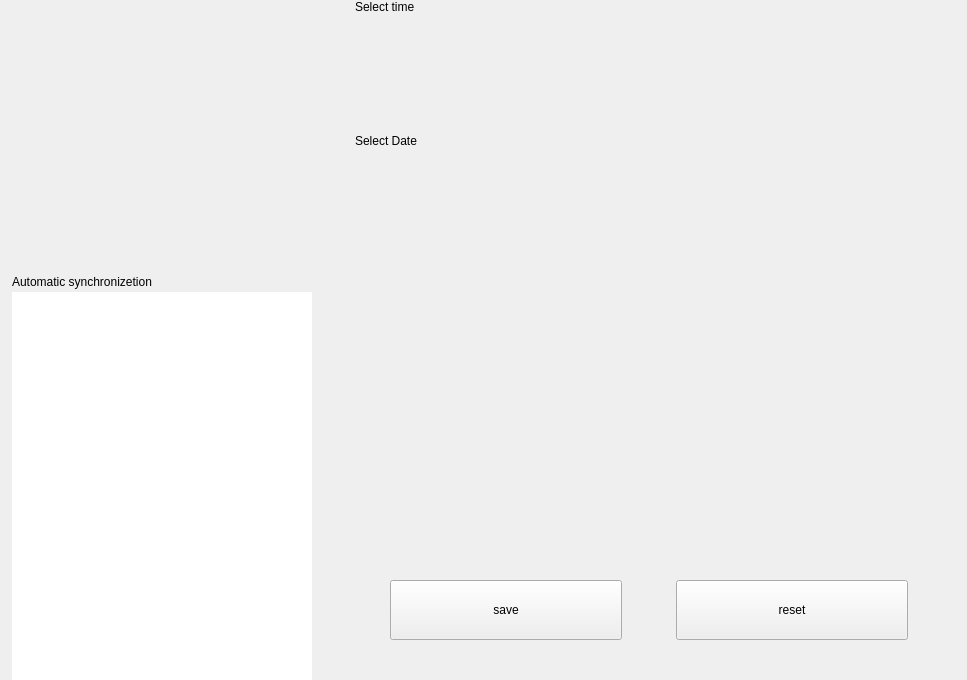
<?xml version="1.0" encoding="UTF-8"?>
<ui version="4.0">
 <class>KiranTimeDateWidget</class>
 <widget class="QWidget" name="KiranTimeDateWidget">
  <property name="geometry">
   <rect>
    <x>0</x>
    <y>0</y>
    <width>967</width>
    <height>680</height>
   </rect>
  </property>
  <property name="windowTitle">
   <string>KiranTimeDateWidget</string>
  </property>
  <property name="styleSheet">
   <string notr="true"/>
  </property>
  <layout class="QHBoxLayout" name="horizontalLayout_2">
   <property name="spacing">
    <number>1</number>
   </property>
   <property name="leftMargin">
    <number>0</number>
   </property>
   <property name="topMargin">
    <number>0</number>
   </property>
   <property name="rightMargin">
    <number>0</number>
   </property>
   <property name="bottomMargin">
    <number>0</number>
   </property>
   <item>
    <widget class="QWidget" name="siderbar" native="true">
     <property name="sizePolicy">
      <sizepolicy hsizetype="Fixed" vsizetype="Preferred">
       <horstretch>0</horstretch>
       <verstretch>0</verstretch>
      </sizepolicy>
     </property>
     <property name="minimumSize">
      <size>
       <width>330</width>
       <height>0</height>
      </size>
     </property>
     <property name="maximumSize">
      <size>
       <width>330</width>
       <height>16777215</height>
      </size>
     </property>
     <property name="styleSheet">
      <string notr="true"/>
     </property>
     <layout class="QVBoxLayout" name="verticalLayout">
      <property name="spacing">
       <number>0</number>
      </property>
      <property name="leftMargin">
       <number>12</number>
      </property>
      <property name="topMargin">
       <number>40</number>
      </property>
      <property name="rightMargin">
       <number>22</number>
      </property>
      <property name="bottomMargin">
       <number>0</number>
      </property>
      <item alignment="Qt::AlignHCenter">
       <widget class="KiranClock" name="clock" native="true">
        <property name="sizePolicy">
         <sizepolicy hsizetype="Fixed" vsizetype="Fixed">
          <horstretch>0</horstretch>
          <verstretch>0</verstretch>
         </sizepolicy>
        </property>
        <property name="minimumSize">
         <size>
          <width>180</width>
          <height>180</height>
         </size>
        </property>
        <property name="maximumSize">
         <size>
          <width>180</width>
          <height>180</height>
         </size>
        </property>
        <property name="styleSheet">
         <string notr="true"/>
        </property>
       </widget>
      </item>
      <item alignment="Qt::AlignHCenter">
       <widget class="QLabel" name="label_utc">
        <property name="sizePolicy">
         <sizepolicy hsizetype="Preferred" vsizetype="Minimum">
          <horstretch>0</horstretch>
          <verstretch>0</verstretch>
         </sizepolicy>
        </property>
        <property name="styleSheet">
         <string notr="true"/>
        </property>
        <property name="text">
         <string/>
        </property>
       </widget>
      </item>
      <item alignment="Qt::AlignHCenter">
       <widget class="QLabel" name="label_dateTime">
        <property name="sizePolicy">
         <sizepolicy hsizetype="Preferred" vsizetype="Minimum">
          <horstretch>0</horstretch>
          <verstretch>0</verstretch>
         </sizepolicy>
        </property>
        <property name="styleSheet">
         <string notr="true"/>
        </property>
        <property name="text">
         <string/>
        </property>
       </widget>
      </item>
      <item>
       <widget class="QWidget" name="widget_autoSync" native="true">
        <layout class="QHBoxLayout" name="layout_sync">
         <property name="spacing">
          <number>0</number>
         </property>
         <property name="leftMargin">
          <number>0</number>
         </property>
         <property name="topMargin">
          <number>24</number>
         </property>
         <property name="rightMargin">
          <number>0</number>
         </property>
         <property name="bottomMargin">
          <number>0</number>
         </property>
         <item>
          <widget class="QLabel" name="label_autoSync">
           <property name="styleSheet">
            <string notr="true"/>
           </property>
           <property name="text">
            <string>Automatic synchronizetion</string>
           </property>
          </widget>
         </item>
         <item>
          <spacer name="horizontalSpacer">
           <property name="orientation">
            <enum>Qt::Horizontal</enum>
           </property>
           <property name="sizeHint" stdset="0">
            <size>
             <width>40</width>
             <height>20</height>
            </size>
           </property>
          </spacer>
         </item>
        </layout>
       </widget>
      </item>
      <item alignment="Qt::AlignHCenter">
       <widget class="KiranSidebarWidget" name="tabList">
        <property name="sizePolicy">
         <sizepolicy hsizetype="MinimumExpanding" vsizetype="Expanding">
          <horstretch>0</horstretch>
          <verstretch>0</verstretch>
         </sizepolicy>
        </property>
        <property name="minimumSize">
         <size>
          <width>300</width>
          <height>300</height>
         </size>
        </property>
        <property name="maximumSize">
         <size>
          <width>300</width>
          <height>16777215</height>
         </size>
        </property>
        <property name="styleSheet">
         <string notr="true"/>
        </property>
        <property name="frameShape">
         <enum>QFrame::NoFrame</enum>
        </property>
        <property name="frameShadow">
         <enum>QFrame::Plain</enum>
        </property>
        <property name="autoScrollMargin">
         <number>16</number>
        </property>
        <property name="spacing">
         <number>12</number>
        </property>
       </widget>
      </item>
     </layout>
    </widget>
   </item>
   <item>
    <widget class="QWidget" name="widget_2" native="true">
     <layout class="QVBoxLayout" name="verticalLayout_2">
      <property name="spacing">
       <number>20</number>
      </property>
      <property name="leftMargin">
       <number>0</number>
      </property>
      <property name="topMargin">
       <number>0</number>
      </property>
      <property name="rightMargin">
       <number>0</number>
      </property>
      <property name="bottomMargin">
       <number>40</number>
      </property>
      <item>
       <widget class="QStackedWidget" name="stack">
        <property name="currentIndex">
         <number>1</number>
        </property>
        <widget class="QWidget" name="widget_timeZone">
         <property name="sizePolicy">
          <sizepolicy hsizetype="Preferred" vsizetype="Expanding">
           <horstretch>0</horstretch>
           <verstretch>0</verstretch>
          </sizepolicy>
         </property>
         <property name="styleSheet">
          <string notr="true"/>
         </property>
         <layout class="QVBoxLayout" name="verticalLayout_3" stretch="0,0">
          <property name="spacing">
           <number>0</number>
          </property>
          <property name="leftMargin">
           <number>24</number>
          </property>
          <property name="topMargin">
           <number>0</number>
          </property>
          <property name="rightMargin">
           <number>34</number>
          </property>
          <property name="bottomMargin">
           <number>2</number>
          </property>
          <item>
           <widget class="QLabel" name="label_timeZone">
            <property name="sizePolicy">
             <sizepolicy hsizetype="Preferred" vsizetype="Fixed">
              <horstretch>0</horstretch>
              <verstretch>0</verstretch>
             </sizepolicy>
            </property>
            <property name="styleSheet">
             <string notr="true"/>
            </property>
            <property name="text">
             <string>Select Time Zone</string>
            </property>
           </widget>
          </item>
          <item alignment="Qt::AlignTop">
           <widget class="KiranTimeZone" name="timezone" native="true">
            <property name="sizePolicy">
             <sizepolicy hsizetype="Preferred" vsizetype="Expanding">
              <horstretch>0</horstretch>
              <verstretch>0</verstretch>
             </sizepolicy>
            </property>
            <property name="autoFillBackground">
             <bool>false</bool>
            </property>
            <property name="styleSheet">
             <string notr="true"/>
            </property>
           </widget>
          </item>
         </layout>
        </widget>
        <widget class="QWidget" name="widget_time">
         <layout class="QVBoxLayout" name="verticalLayout_4">
          <property name="spacing">
           <number>0</number>
          </property>
          <property name="leftMargin">
           <number>24</number>
          </property>
          <property name="topMargin">
           <number>0</number>
          </property>
          <property name="rightMargin">
           <number>24</number>
          </property>
          <property name="bottomMargin">
           <number>0</number>
          </property>
          <item>
           <widget class="QLabel" name="label_setTime">
            <property name="styleSheet">
             <string notr="true"/>
            </property>
            <property name="text">
             <string>Select time</string>
            </property>
           </widget>
          </item>
          <item>
           <widget class="KiranTimePickerWidget" name="widget_setTime" native="true">
            <property name="sizePolicy">
             <sizepolicy hsizetype="Expanding" vsizetype="Fixed">
              <horstretch>0</horstretch>
              <verstretch>0</verstretch>
             </sizepolicy>
            </property>
            <property name="minimumSize">
             <size>
              <width>0</width>
              <height>120</height>
             </size>
            </property>
            <property name="maximumSize">
             <size>
              <width>16777215</width>
              <height>120</height>
             </size>
            </property>
           </widget>
          </item>
          <item>
           <widget class="QLabel" name="label_setDate">
            <property name="text">
             <string>Select Date</string>
            </property>
           </widget>
          </item>
          <item>
           <widget class="KiranDatePickerWidget" name="widget_setDate" native="true"/>
          </item>
          <item>
           <spacer name="verticalSpacer_2">
            <property name="orientation">
             <enum>Qt::Vertical</enum>
            </property>
            <property name="sizeHint" stdset="0">
             <size>
              <width>20</width>
              <height>40</height>
             </size>
            </property>
           </spacer>
          </item>
         </layout>
        </widget>
       </widget>
      </item>
      <item>
       <layout class="QHBoxLayout" name="horizontalLayout" stretch="5,0,2,0,5">
        <property name="spacing">
         <number>30</number>
        </property>
        <property name="leftMargin">
         <number>0</number>
        </property>
        <property name="rightMargin">
         <number>0</number>
        </property>
        <property name="bottomMargin">
         <number>0</number>
        </property>
        <item>
         <spacer name="horizontalSpacer_5">
          <property name="orientation">
           <enum>Qt::Horizontal</enum>
          </property>
          <property name="sizeHint" stdset="0">
           <size>
            <width>10</width>
            <height>20</height>
           </size>
          </property>
         </spacer>
        </item>
        <item>
         <widget class="QPushButton" name="btn_save">
          <property name="sizePolicy">
           <sizepolicy hsizetype="Fixed" vsizetype="Fixed">
            <horstretch>0</horstretch>
            <verstretch>0</verstretch>
           </sizepolicy>
          </property>
          <property name="minimumSize">
           <size>
            <width>232</width>
            <height>60</height>
           </size>
          </property>
          <property name="maximumSize">
           <size>
            <width>232</width>
            <height>60</height>
           </size>
          </property>
          <property name="styleSheet">
           <string notr="true"/>
          </property>
          <property name="text">
           <string>save</string>
          </property>
         </widget>
        </item>
        <item>
         <spacer name="horizontalSpacer_2">
          <property name="orientation">
           <enum>Qt::Horizontal</enum>
          </property>
          <property name="sizeHint" stdset="0">
           <size>
            <width>10</width>
            <height>20</height>
           </size>
          </property>
         </spacer>
        </item>
        <item>
         <widget class="QPushButton" name="btn_reset">
          <property name="sizePolicy">
           <sizepolicy hsizetype="Fixed" vsizetype="Fixed">
            <horstretch>0</horstretch>
            <verstretch>0</verstretch>
           </sizepolicy>
          </property>
          <property name="minimumSize">
           <size>
            <width>232</width>
            <height>60</height>
           </size>
          </property>
          <property name="maximumSize">
           <size>
            <width>232</width>
            <height>60</height>
           </size>
          </property>
          <property name="styleSheet">
           <string notr="true"/>
          </property>
          <property name="text">
           <string>reset</string>
          </property>
         </widget>
        </item>
        <item>
         <spacer name="horizontalSpacer_6">
          <property name="orientation">
           <enum>Qt::Horizontal</enum>
          </property>
          <property name="sizeHint" stdset="0">
           <size>
            <width>10</width>
            <height>20</height>
           </size>
          </property>
         </spacer>
        </item>
       </layout>
      </item>
     </layout>
    </widget>
   </item>
  </layout>
 </widget>
 <customwidgets>
  <customwidget>
   <class>KiranClock</class>
   <extends>QWidget</extends>
   <header location="global">kiran-clock.h</header>
   <container>1</container>
  </customwidget>
  <customwidget>
   <class>KiranTimeZone</class>
   <extends>QWidget</extends>
   <header location="global">kiran-time-zone.h</header>
   <container>1</container>
  </customwidget>
  <customwidget>
   <class>KiranTimePickerWidget</class>
   <extends>QWidget</extends>
   <header location="global">kiran-time-picker-widget.h</header>
   <container>1</container>
  </customwidget>
  <customwidget>
   <class>KiranDatePickerWidget</class>
   <extends>QWidget</extends>
   <header location="global">kiran-date-picker-widget.h</header>
   <container>1</container>
  </customwidget>
  <customwidget>
   <class>KiranSidebarWidget</class>
   <extends>QListWidget</extends>
   <header location="global">kiran-sidebar-widget.h</header>
  </customwidget>
 </customwidgets>
 <resources/>
 <connections/>
</ui>
